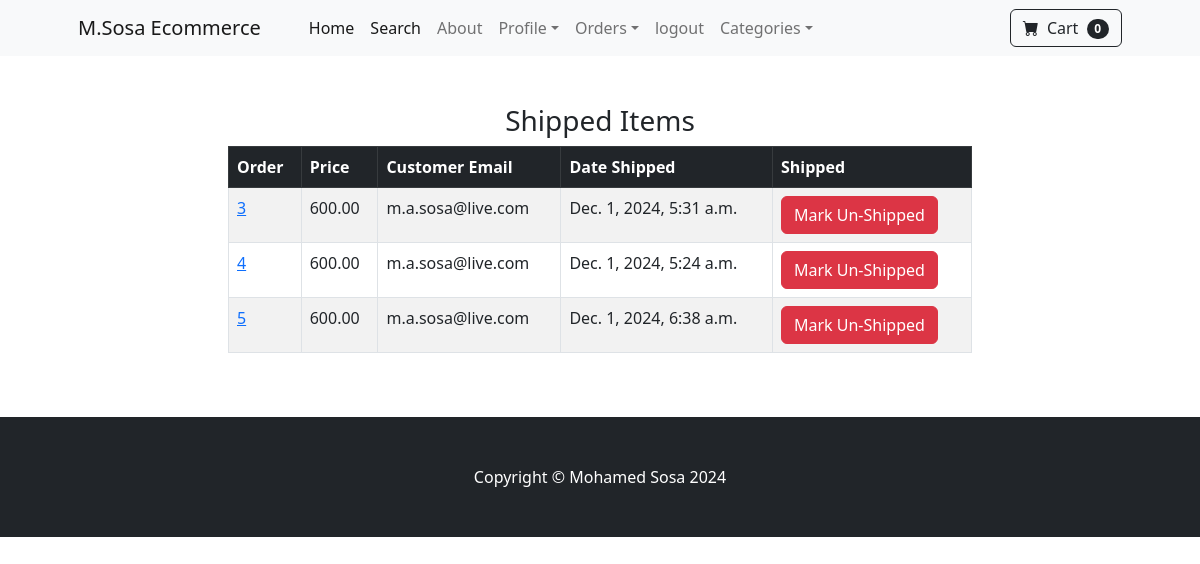
The page /payment/shipped_dash (signed in) on the database its author committed.
### payment/models.py (models this page shows, shortened)
class Order(models.Model):
    user = models.ForeignKey(User, on_delete=models.CASCADE, null=True, blank=True)
    full_name = models.CharField(max_length=250)
    email = models.CharField(max_length=250)
    shipping_address = models.TextField(max_length=15000)
    amount_paid = models.DecimalField(max_digits=7, decimal_places=2)
    date_ordered = models.DateTimeField(auto_now_add=True)
    shipped = models.BooleanField(default=False)
    date_shipped = models.DateTimeField(blank= True, null=True)

### payment/views.py (the view, shortened to what this page needs)
# urls.py: path('shipped_dash', views.shipped_dash, name='shipped_dash'),
def shipped_dash(request):
    if request.user.is_authenticated and request.user.is_superuser:
        orders = Order.objects.filter(shipped=True)
        return render(request, "payment/shipped_dash.html", {"orders": orders})
    else:
        messages.success(request, "Access denied")
        return redirect('home')

### cart/cart.py (called while the page is built)
    def __len__(self):
        return len(self.cart)

### cart/context_processors.py (called while the page is built)
def cart(request):
    return {'cart': Cart(request)}

### payment/templates/payment/shipped_dash.html (shortened to what this page needs)
{% extends 'base.html' %}
{% block content %}
        <div class="container">
            <div class="row">
                <center>
                    <div class="col-8">
                        <br/><br/>
                        <h3>Shipped Items</h3>
                        <table class="table table-striped table-hover table-bordered ">
                            <thead class="table-dark">
                                <tr>
                                    <th scope="col">Order</th>
                                    <th scope="col">Price</th>
                                    <th scope="col">Customer Email</th>
                                    <th scope="col">Date Shipped</th>
                                    <th scope="col">Shipped</th>
                                </tr>
                            </thead>
                            <tbody>
                                {% for order in orders %}
                                <tr>
                                    <td><a href="{% url 'orders' order.id %}">{{ order.id}}</a></td>
                                    <td>{{ order.amount_paid}}</td>
                                    <td>{{ order.email}}</td>
                                    <td>{{ order.date_shipped}}</td>
                                    <td>
                                        <form method="POST">
                                            <button type="submit" class="btn btn-danger bt-sm">Mark Un-Shipped</button>
                                        </form>
                                    </td>
                                </tr>
                                {% endfor %}
                            </tbody>
                        </table>
                        <br/><br/>
                    </div>
                </center>
            </div>
        </div>
{% endblock %}

### rows shown on the page
Order: id "3", amount_paid "600.00", email "m.a.sosa@live.com", date_shipped "Dec. 1, 2024, 5:31 a.m."
Order: id "4", amount_paid "600.00", email "m.a.sosa@live.com", date_shipped "Dec. 1, 2024, 5:24 a.m."
Order: id "5", amount_paid "600.00", email "m.a.sosa@live.com", date_shipped "Dec. 1, 2024, 6:38 a.m."

### other values the page prints
{{ cart|length }} "0"
